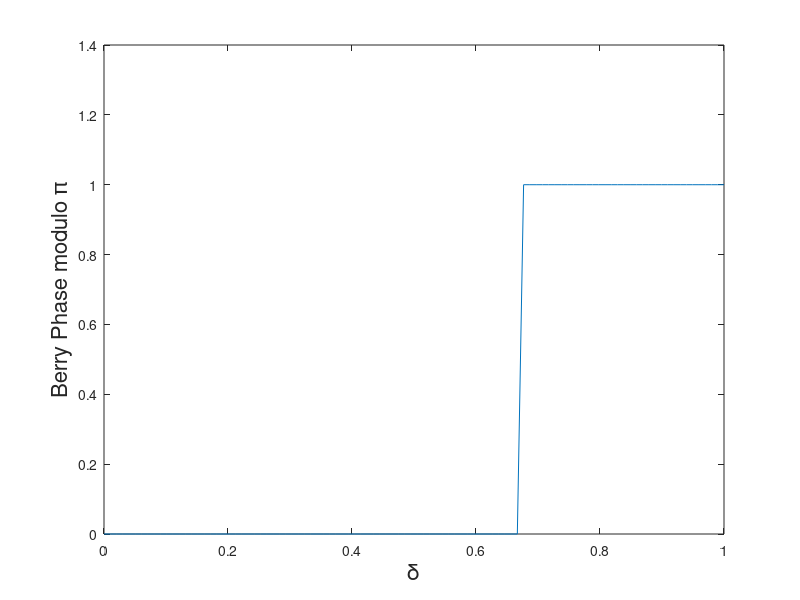

Reproduce this figure in MATLAB.
clear;

sizet = 100;
delta = linspace(0,1,sizet); % parameter delta
berryp = zeros(sizet,1);  % geometric phase
L = 3;  %number of unit cells, number of atoms is 2L
for iter = 1:1:sizet
  
v = 1-delta(iter); % parameters v and w according to delta
w = delta(iter); 
angc = [];
for m = 1:1:L
                k = 2*pi*m/L;
                knext = 2*pi*(m-1)/L;
                r = sqrt(v*v + w*w + 2*v*w*cos(k));
                rnext = sqrt(v*v + w*w + 2*v*w*cos(knext));
  
                t = v + w*exp(i*k);
                tnext = v + w*exp(-i*knext);
                overlap = 0.5*(r*rnext + t*tnext); % getting overlap angel for each k
                angc = [angc, imag(log(overlap))*180/pi];
            end 
            berry = sum(angc);
          if(round(berry) != 180)
            berry = 0;
          end
berryp(iter) = berry/180; % getting the geometric phase modulo pi

end

figure;
plot(delta,berryp);
xlabel('\delta','Fontsize',16);
ylabel('Berry Phase modulo \pi','Fontsize',16);